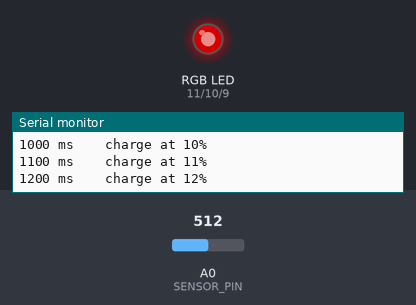
Bench run of a sketch on a simulated Arduino Uno, built with avr-gcc and run on an emulated ATmega328P. On the bench: an RGB LED mixed from three pins (HIGH = lit), the last lines printed to the serial monitor. The test bench sets the inputs (shaded band); at power-on: A0 (SENSOR_PIN) = 512. Dim RGB values are drawn brighter than linear.

Above: at 1.2 s.
1.3 s: A0 (SENSOR_PIN) set to 612
At 3.4 s:
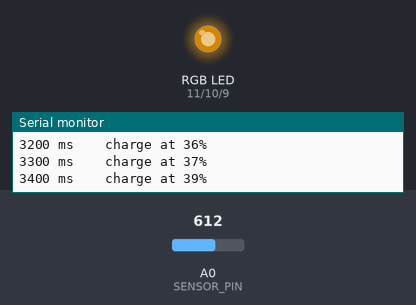
4.3 s: A0 (SENSOR_PIN) set to 643
At 9.2 s:
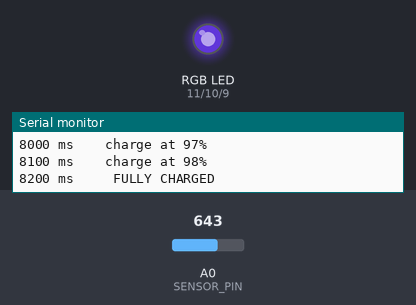
Timing chart, 0 to 10.7 s (numbered marks = the images above; inputs shaded):
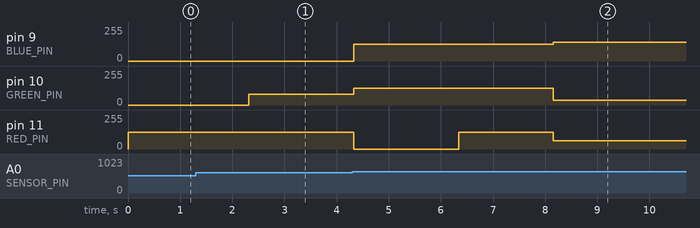

Measured:
- the behaviour switches between 628 and 629 on A0 (SENSOR_PIN) (found by bisection; images 1 and 2)

The sketch:

day-9.ino
```cpp
// We didn't do this one! :D

const int SENSOR_PIN = A0;
const int RED_PIN = 11;
const int GREEN_PIN = 10;
const int BLUE_PIN = 9;
const unsigned int WAIT = 100;
const unsigned int BATTERY_CAPACITY = 50000;

unsigned int batteryLevel = 0;
unsigned int ticks = 0;

void setup()
{
    pinMode(RED_PIN, OUTPUT);
    pinMode(GREEN_PIN, OUTPUT);
    pinMode(BLUE_PIN, OUTPUT);

    Serial.begin(9600);
}

void rgbColour(int red, int green, int blue)
{
    // Analogue write to a digital output is implemented via Pulse Width Modulation (PWM)
    // This is where the period of time the output is high vs. the period it's low is adjusted
    //
    //
    analogWrite(RED_PIN, red);
    analogWrite(GREEN_PIN, green);
    analogWrite(BLUE_PIN, blue);
}

double getBatteryPercentage()
{
    // custom function calculates battery charge percentage
    // and returns the result as a double precision number

    return (((double)batteryLevel / (double)BATTERY_CAPACITY) * 100);
}

void showBatteryPercentage()
{
    // send battery results to both serial and LED outputs
    // calculate the charge percentage with a custom function...
    const int percentFull = getBatteryPercentage();

    // print the elapsed time
    Serial.print(ticks);
    Serial.print(" ms    charge at ");
    // print the percent charge
    Serial.print(percentFull);
    // print a percent character and line return...
    Serial.println("%");

    // Now let's light the LED with the appropriate color...
    if (percentFull > 75)
    {
        rgbColour(125, 125, 125); // white
    }
    else if (percentFull > 50)
    {
        rgbColour(0, 125, 125); // blue-ish
    }
    else if (percentFull > 25)
    {
        rgbColour(125, 80, 0); // yellow-ish
    }
    else
    {
        rgbColour(125, 0, 0); // red
    }

    // if (percentFull > 0 && percentFull <= 25) {
    //   rgbColour(125, 0, 0);  // red
    // } else if (percentFull > 25 && percentFull <= 50) {
    //   rgbColour(125, 80, 0);  // yellow-ish
    // } else if (percentFull > 50 && percentFull <= 75) {
    //   rgbColour(0, 125, 125);  // blue-ish
    // } else if (percentFull > 75 && percentFull < 100) {
    //   rgbColour(125, 125, 125);  // white
    // }
}

void loop()
{
    const int sensorValue = analogRead(SENSOR_PIN); // read the value from the sensor

    batteryLevel += sensorValue;
    ticks += WAIT;

    if (batteryLevel >= BATTERY_CAPACITY)
    {
        Serial.print(ticks);
        Serial.print(" ms     ");
        Serial.println("FULLY CHARGED");
        batteryLevel = BATTERY_CAPACITY; // to prevent integer from continuing to increase
        ticks = 0;
        // rgbColour(0, 125, 0); // Green for charging complete
        rgbColour(63, 35, 142); // da best colour evar!!!
        delay(30000);           // long pause
    }
    else
    {
        showBatteryPercentage();
    }

    delay(WAIT);
}
```
